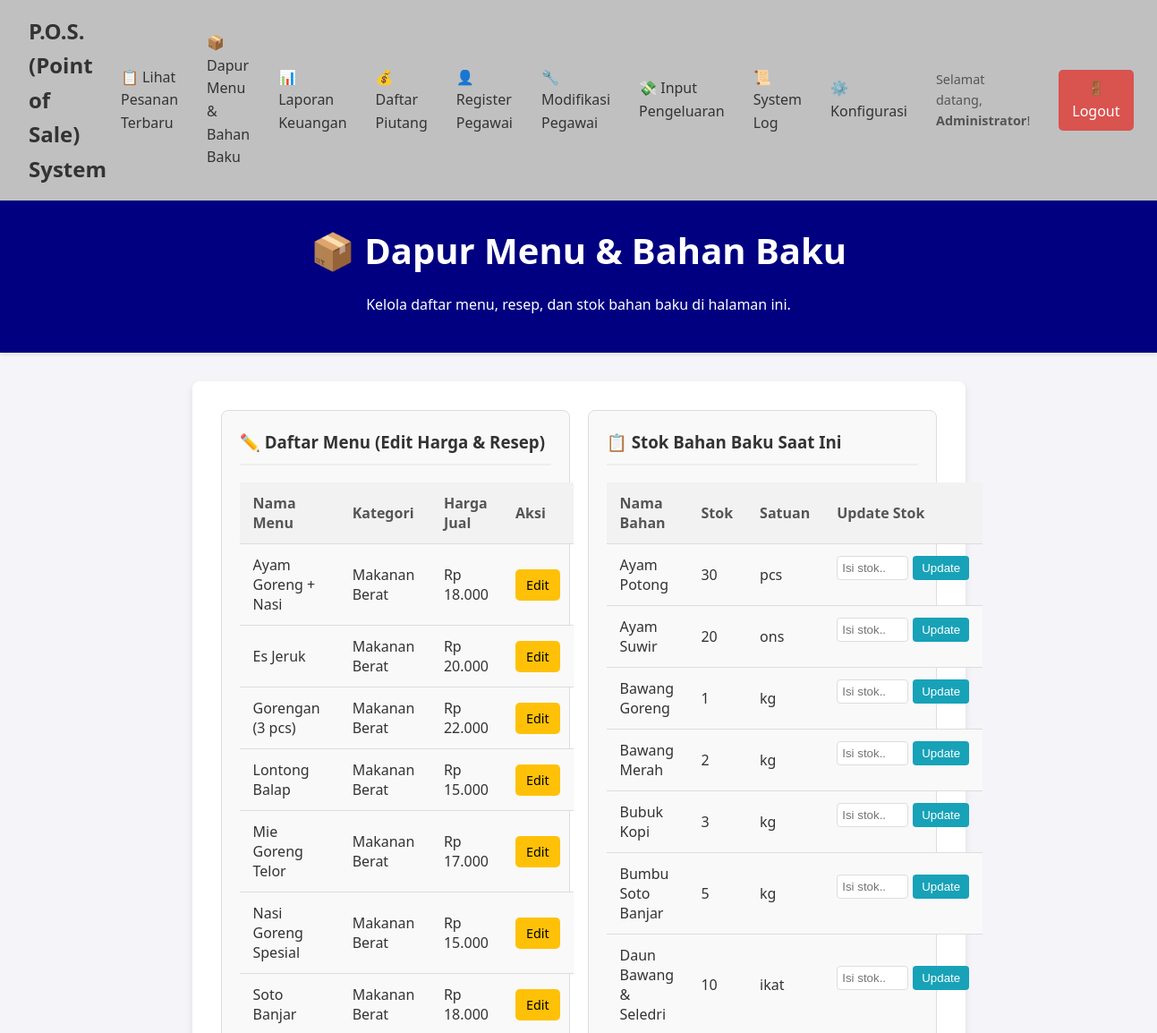
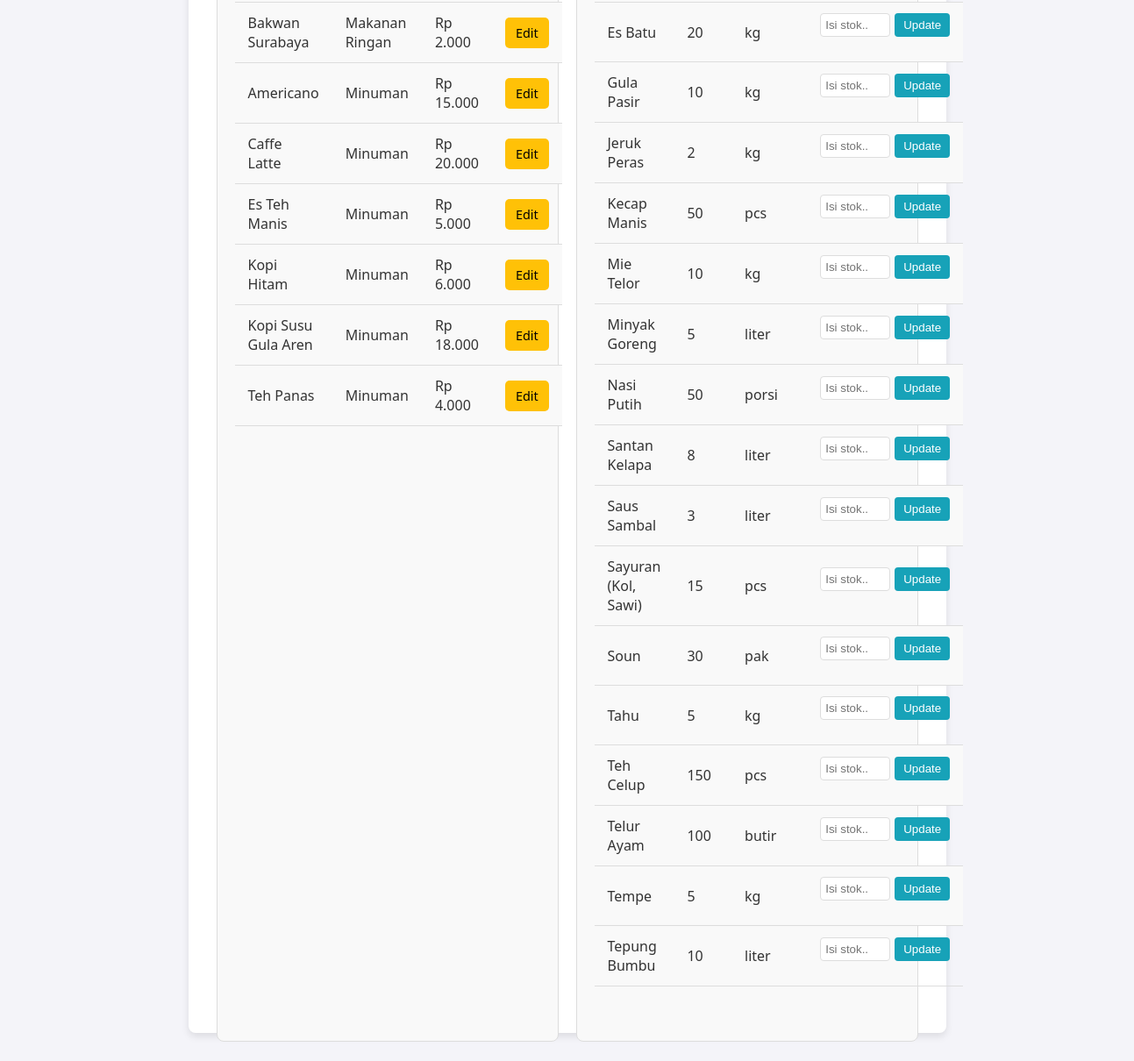
The page /inventory.php (signed in) on the database its author committed (2 pictures, top to bottom).
### tables this page shows
CREATE TABLE `menu` (
  `id_menu` int(11) NOT NULL,
  `nama_menu` varchar(100) NOT NULL,
  `harga_jual` decimal(10,2) NOT NULL,
  `kategori` varchar(50) DEFAULT NULL
);

CREATE TABLE `inventory` (
  `id_inventory` int(11) NOT NULL,
  `nama_bahan` varchar(100) NOT NULL,
  `satuan` varchar(20) NOT NULL,
  `stok_saat_ini` decimal(10,2) NOT NULL DEFAULT 0.00
);

### inventory.php (the view, shortened to what this page needs)
<?php
include 'navbar.php';
require_once 'db_connect.php';
$sql_inventory = "SELECT id_inventory, nama_bahan, stok_saat_ini, satuan FROM inventory ORDER BY nama_bahan ASC";
$result_inventory = mysqli_query($conn, $sql_inventory);
$sql_menu_list = "SELECT id_menu, nama_menu, harga_jual, kategori FROM menu ORDER BY kategori, nama_menu ASC";
$result_menu_list = mysqli_query($conn, $sql_menu_list);
?>
<!DOCTYPE html>
<html lang="id">
<head>
  <link rel="stylesheet" href="style.css">
</head>
<body>
  <header>
    <h1>📦 Dapur Menu & Bahan Baku</h1>
    <p>Kelola daftar menu, resep, dan stok bahan baku di halaman ini.</p>
  </header>
  <main>
    <div class="dapur-container">
      <div class="kolom-kiri">
        <div class="table-container">
          <h3>✏️ Daftar Menu (Edit Harga & Resep)</h3>
          <table>
            <thead>
              <tr>
                <th>Nama Menu</th>
                <th>Kategori</th>
                <th>Harga Jual</th>
                <th style="width:15%">Aksi</th>
              </tr>
            </thead>
            <tbody>
              <?php if (mysqli_num_rows($result_menu_list) > 0): ?>
                <?php while ($menu = mysqli_fetch_assoc($result_menu_list)): ?>
                  <tr>
                    <td><?= htmlspecialchars($menu['nama_menu']); ?></td>
                    <td><?= htmlspecialchars($menu['kategori']); ?></td>
                    <td>Rp <?= number_format($menu['harga_jual'], 0, ',', '.'); ?></td>
                    <td>
                      <a href="edit_menu.php?id=<?= $menu['id_menu']; ?>" class="btn-pesan" style="background-color:#ffc107; color:black;">Edit</a>
                    </td>
                  </tr>
                <?php endwhile; ?>
              <?php else: ?>
                <tr>
                  <td colspan="4" style="text-align:center;">Belum ada menu yang ditambahkan.</td>
                </tr>
              <?php endif; ?>
            </tbody>
          </table>
        </div>
      </div>
      <div class="kolom-kanan">
        <div class="table-container">
          <h3>📋 Stok Bahan Baku Saat Ini</h3>
          <table>
            <thead>
              <tr>
                <th>Nama Bahan</th>
                <th>Stok</th>
                <th>Satuan</th>
                <th style="width: 25%;">Update Stok</th>
              </tr>
            </thead>
            <tbody>
              <?php if (mysqli_num_rows($result_inventory) > 0): ?>
                <?php while ($item = mysqli_fetch_assoc($result_inventory)): ?>
                  <tr>
                    <td><?= htmlspecialchars($item['nama_bahan']); ?></td>
                    <td><?= rtrim(rtrim(number_format($item['stok_saat_ini'], 2, ',', '.'), '0'), ','); ?></td>
                    <td><?= htmlspecialchars($item['satuan']); ?></td>
                    <td>
                      <form action="proses_update_stok.php" method="POST" class="form-stok">
                        <input type="number" name="stok_baru" step="0.01" class="input-stok" placeholder="Isi stok.." required>
                        <button type="submit" class="btn-update-stok">Update</button>
                      </form>
                    </td>
                  </tr>
                <?php endwhile; ?>
              <?php else: ?>
                <tr>
                  <td colspan="4" style="text-align:center;">Belum ada bahan baku di inventory.</td>
                </tr>
              <?php endif; ?>
            </tbody>
          </table>
        </div>
      </div>
    </div>
  </main>
</body>
</html>

### style.css (style rules this page uses)
body { font-family: 'Segoe UI', Tahoma, Geneva, Verdana, sans-serif; background-color: #f4f4f9; color: #333; margin: 0; line-height: 1.6; }
header { background-color: #000080; color: white; padding: 1.5rem 2rem; text-align: center; box-shadow: 0 2px 5px rgba(0, 0, 0, 0.1); }
header h1 { margin: 0; font-size: 2.5rem; }
main { padding: 2rem; max-width: 800px; margin: 2rem auto; background-color: white; border-radius: 8px; box-shadow: 0 4px 8px rgba(0, 0, 0, 0.1); }
table { width: 100%; border-collapse: collapse; }
th, td { padding: 12px 15px; text-align: left; border-bottom: 1px solid #ddd; }
thead th { background-color: #f2f2f2; font-weight: bold; color: #555; }
tbody tr:nth-child(even) { background-color: #f9f9f9; }
.btn-pesan { display: inline-block; background-color: #007bff; color: white; padding: 8px 12px; text-decoration: none; border-radius: 5px; font-size: 0.9em; transition: background-color 0.2s; }

### inventory.php (style rules this page uses)
.dapur-container { display: flex; flex-wrap: wrap; gap: 20px; }
.kolom-kiri, .kolom-kanan { flex: 1; min-width: 350px; }
.table-container { border: 1px solid #ddd; padding: 20px; border-radius: 8px; background-color: #f9f9f9; height: 100%; }
.table-container h3 { margin-top: 0; border-bottom: 2px solid #eee; padding-bottom: 10px; }
.form-stok { display: flex; align-items: center; gap: 5px; }
.input-stok { width: 80px; padding: 5px; border: 1px solid #ddd; border-radius: 4px; }
.btn-update-stok { padding: 6px 10px; border: none; background-color: #17a2b8; color: white; border-radius: 4px; cursor: pointer; }

### rows shown on the page
menu: nama_menu "Ayam Goreng + Nasi", kategori "Makanan Berat", harga_jual "18.000"
menu: nama_menu "Es Jeruk", kategori "Makanan Berat", harga_jual "20.000"
menu: nama_menu "Gorengan (3 pcs)", kategori "Makanan Berat", harga_jual "22.000"
menu: nama_menu "Lontong Balap", kategori "Makanan Berat", harga_jual "15.000"
menu: nama_menu "Mie Goreng Telor", kategori "Makanan Berat", harga_jual "17.000"
menu: nama_menu "Nasi Goreng Spesial", kategori "Makanan Berat", harga_jual "15.000"
menu: nama_menu "Soto Banjar", kategori "Makanan Berat", harga_jual "18.000"
menu: nama_menu "Bakwan Surabaya", kategori "Makanan Ringan", harga_jual "2.000"
menu: nama_menu "Americano", kategori "Minuman", harga_jual "15.000"
menu: nama_menu "Caffe Latte", kategori "Minuman", harga_jual "20.000"
menu: nama_menu "Es Teh Manis", kategori "Minuman", harga_jual "5.000"
menu: nama_menu "Kopi Hitam", kategori "Minuman", harga_jual "6.000"
menu: nama_menu "Kopi Susu Gula Aren", kategori "Minuman", harga_jual "18.000"
menu: nama_menu "Teh Panas", kategori "Minuman", harga_jual "4.000"
inventory: nama_bahan "Ayam Potong", stok_saat_ini "30", satuan "pcs"
inventory: nama_bahan "Ayam Suwir", stok_saat_ini "20", satuan "ons"
inventory: nama_bahan "Bawang Goreng", stok_saat_ini "1", satuan "kg"
inventory: nama_bahan "Bawang Merah", stok_saat_ini "2", satuan "kg"
inventory: nama_bahan "Bubuk Kopi", stok_saat_ini "3", satuan "kg"
inventory: nama_bahan "Bumbu Soto Banjar", stok_saat_ini "5", satuan "kg"
inventory: nama_bahan "Daun Bawang & Seledri", stok_saat_ini "10", satuan "ikat"
inventory: nama_bahan "Es Batu", stok_saat_ini "20", satuan "kg"
inventory: nama_bahan "Gula Pasir", stok_saat_ini "10", satuan "kg"
inventory: nama_bahan "Jeruk Peras", stok_saat_ini "2", satuan "kg"
inventory: nama_bahan "Kecap Manis", stok_saat_ini "50", satuan "pcs"
inventory: nama_bahan "Mie Telor", stok_saat_ini "10", satuan "kg"
inventory: nama_bahan "Minyak Goreng", stok_saat_ini "5", satuan "liter"
inventory: nama_bahan "Nasi Putih", stok_saat_ini "50", satuan "porsi"
inventory: nama_bahan "Santan Kelapa", stok_saat_ini "8", satuan "liter"
inventory: nama_bahan "Saus Sambal", stok_saat_ini "3", satuan "liter"
inventory: nama_bahan "Sayuran (Kol, Sawi)", stok_saat_ini "15", satuan "pcs"
inventory: nama_bahan "Soun", stok_saat_ini "30", satuan "pak"
inventory: nama_bahan "Tahu", stok_saat_ini "5", satuan "kg"
inventory: nama_bahan "Teh Celup", stok_saat_ini "150", satuan "pcs"
inventory: nama_bahan "Telur Ayam", stok_saat_ini "100", satuan "butir"
inventory: nama_bahan "Tempe", stok_saat_ini "5", satuan "kg"
inventory: nama_bahan "Tepung Bumbu", stok_saat_ini "10", satuan "liter"

### other values the page prints
$_SESSION['user_name'] "Administrator"
